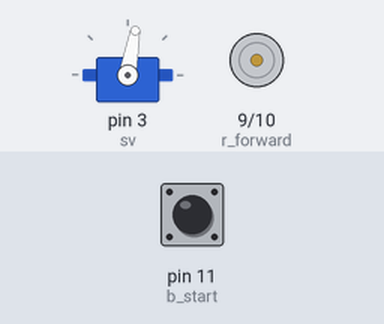
A sketch run on a simulated Arduino Uno, built with avr-gcc and run on an emulated ATmega328P. On the bench: servo, motor-driver pin pairs drawn as motors (green arrow = first pin HIGH = forward, orange = second pin HIGH = backward, longer = more drive). The test bench sets the inputs (shaded band); at power-on: pin 11 (b_start) HIGH.

Above: at 1.2 s.
1.3 s: pin 11 (b_start) pulled LOW for 0.15 s
At 3.7 s:
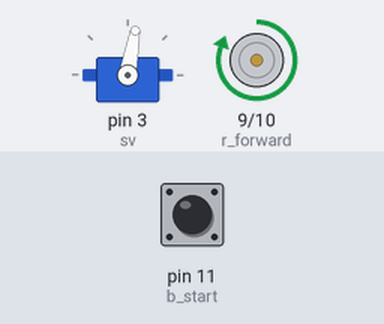
7.4 s: pin 11 (b_start) pulled LOW for 3.2 s
At 13.0 s:
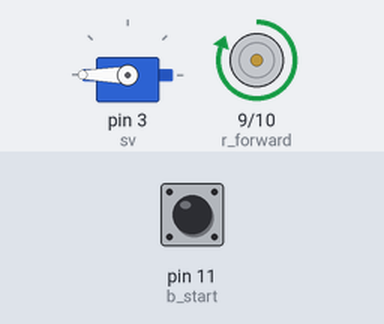
Timing chart, 0 to 18.0 s (numbered marks = the images above; inputs shaded):
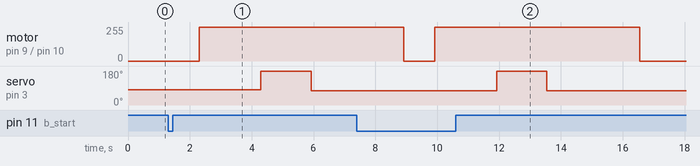

The sketch:

PlanBhabibi_2.ino
```cpp
#include <Servo.h>
Servo sv;

int r_forward = 9;
int r_back = 10;

int b_start = 11;
int b_switch = 2;

int t = 0;
int degree;

void setup() {
  Serial.begin(9600);
  sv.attach(3);
  sv.write(80);

  pinMode(r_forward, OUTPUT);
  pinMode(r_back, OUTPUT);

  pinMode(b_start, INPUT_PULLUP);
  pinMode(b_switch, INPUT_PULLUP);
}

void loop() {

  if(digitalRead(b_start) == 0){
    delay(1000);
    digitalWrite(r_forward, 1);
    delay(2000);
    sv.write(180);
    delay(1622);
    sv.write(75);
    delay(3000);
    digitalWrite(r_forward, 0);

  }
}
```

Measured:
- after the input at 1.3 s, motor on pin 9 (r_forward) / pin 10 (r_back): stopped → forward 255/255 after 1.0 s; servo on pin 3 (sv): 80° → 180° after 3.0 s, → 75° 1.6 s later
- after the input at 7.4 s, servo on pin 3 (sv): 75° → 180° after 4.5 s, → 75° 1.6 s later
